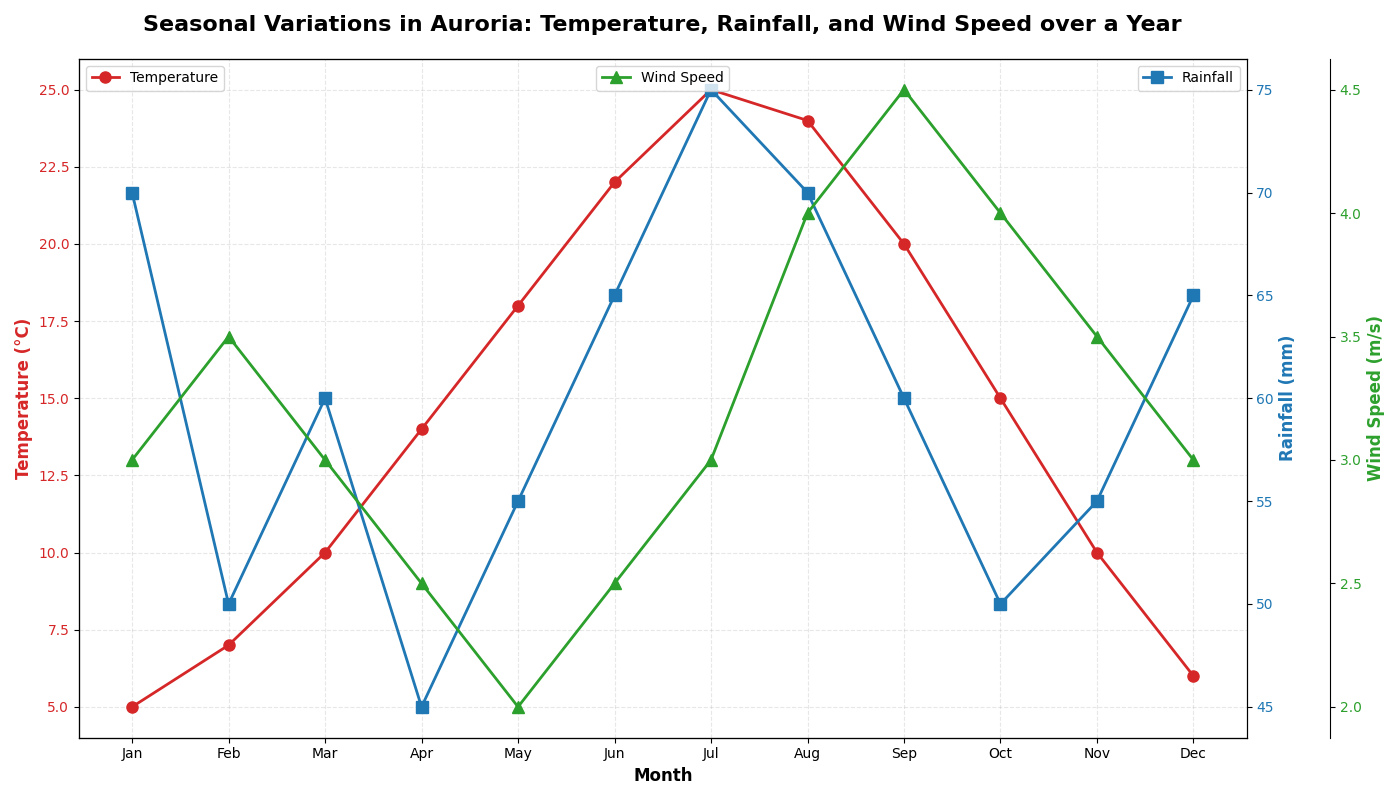

The script that drew this image:
import matplotlib.pyplot as plt
import numpy as np

# Data for average monthly temperatures (Celsius), rainfall (mm), and wind speed (m/s)
months = np.array(['Jan', 'Feb', 'Mar', 'Apr', 'May', 'Jun', 'Jul', 'Aug', 'Sep', 'Oct', 'Nov', 'Dec'])
temperatures = np.array([5, 7, 10, 14, 18, 22, 25, 24, 20, 15, 10, 6])
rainfall = np.array([70, 50, 60, 45, 55, 65, 75, 70, 60, 50, 55, 65])
wind_speed = np.array([3, 3.5, 3, 2.5, 2, 2.5, 3, 4, 4.5, 4, 3.5, 3])

# Create the figure and main subplot
fig, ax1 = plt.subplots(figsize=(14, 8))

# Plot the temperature data
color = 'tab:red'
ax1.set_xlabel('Month', fontsize=12, fontweight='bold')
ax1.set_ylabel('Temperature (°C)', fontsize=12, fontweight='bold', color=color)
ax1.plot(months, temperatures, color=color, marker='o', markersize=8, linestyle='-', linewidth=2, label='Temperature')
ax1.tick_params(axis='y', labelcolor=color)
ax1.legend(loc='upper left', fontsize=10)
ax1.grid(True, linestyle='--', alpha=0.3)

# Create a twin y-axis to plot the rainfall data
ax2 = ax1.twinx()
color = 'tab:blue'
ax2.set_ylabel('Rainfall (mm)', fontsize=12, fontweight='bold', color=color)
ax2.plot(months, rainfall, color=color, marker='s', markersize=8, linestyle='-', linewidth=2, label='Rainfall')
ax2.tick_params(axis='y', labelcolor=color)
ax2.legend(loc='upper right', fontsize=10)

# Create a third y-axis to plot the wind speed data
ax3 = ax1.twinx()
ax3.spines['right'].set_position(('outward', 60))  # Offset the axis position
color = 'tab:green'
ax3.set_ylabel('Wind Speed (m/s)', fontsize=12, fontweight='bold', color=color)
ax3.plot(months, wind_speed, color=color, marker='^', markersize=8, linestyle='-', linewidth=2, label='Wind Speed')
ax3.tick_params(axis='y', labelcolor=color)
ax3.legend(loc='upper center', fontsize=10)

# Title and layout adjustments
plt.title('Seasonal Variations in Auroria: Temperature, Rainfall, and Wind Speed over a Year', fontsize=16, fontweight='bold', pad=20)
fig.tight_layout()

# Display the plot
plt.show()
